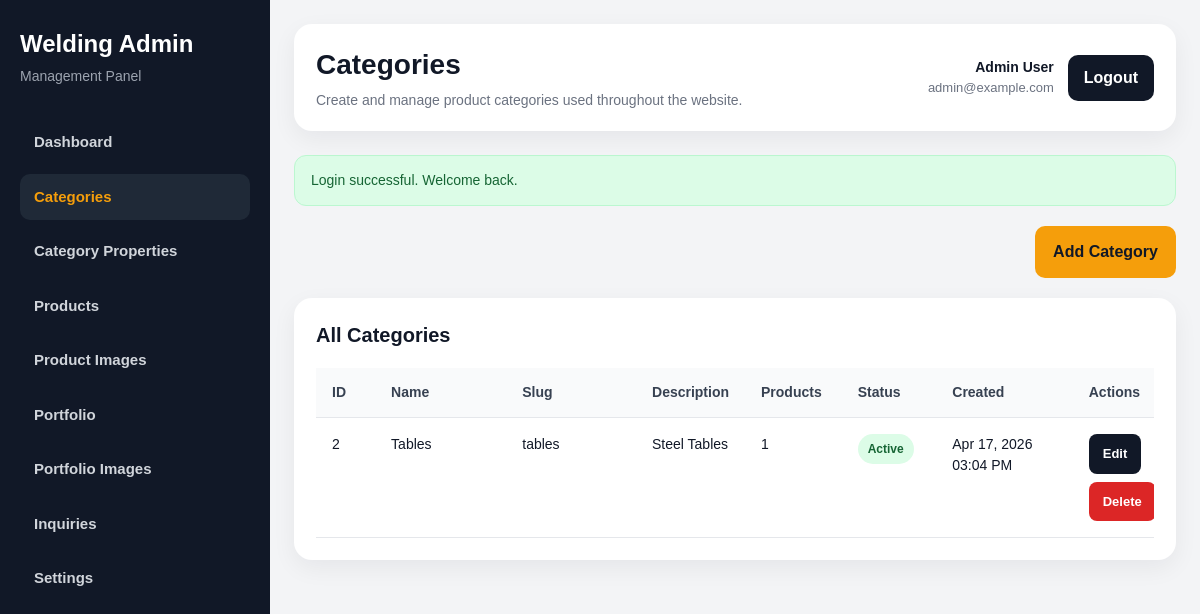
Screenshot of /admin/categories/index.php (signed in) with the database file from the repository.
### tables this page shows
CREATE TABLE `categories` (
  `id` int NOT NULL,
  `name` varchar(150) NOT NULL,
  `slug` varchar(180) NOT NULL,
  `description` text,
  `status` tinyint(1) DEFAULT '1',
  `created_at` timestamp NULL DEFAULT CURRENT_TIMESTAMP
);

### includes/functions.php (called while the page is built, shortened)
<?php
function e($value): string
{
    return htmlspecialchars((string)($value ?? ''), ENT_QUOTES, 'UTF-8');
}
function get_flash(string $key): ?string
{
    if (!isset($_SESSION['flash'][$key])) {
        return null;
    }
    $message = $_SESSION['flash'][$key];
    return $message;
}
function generate_csrf_token(): string
{
    return $_SESSION['csrf_token'];
}
function format_datetime(?string $datetime): string
{
    return date('M d, Y h:i A', strtotime($datetime));
}

### admin/includes/auth.php (called while the page is built, shortened)
<?php
require_once __DIR__ . '/../../includes/db.php';
require_once __DIR__ . '/../../includes/functions.php';
$stmt = $pdo->prepare("SELECT id, full_name, email, created_at FROM admins WHERE id = ? LIMIT 1");
$stmt->execute([$_SESSION['admin_id']]);
$admin = $stmt->fetch();

### admin/categories/index.php (the view, shortened to what this page needs)
<?php
require_once __DIR__ . '/../includes/auth.php';
$pageHeading = 'Categories';
$pageSubheading = 'Create and manage product categories used throughout the website.';
$successMessage = get_flash('success');
$stmt = $pdo->query("
    SELECT c.*,
           (SELECT COUNT(*) FROM products p WHERE p.category_id = c.id) AS product_count
    FROM categories c
    ORDER BY c.id DESC
");
$categories = $stmt->fetchAll();
require_once __DIR__ . '/../includes/header.php';
?>
<div class="admin-layout">
    <?php require_once __DIR__ . '/../includes/sidebar.php'; ?>
    <main class="admin-main">
        <?php require_once __DIR__ . '/../includes/topbar.php'; ?>
        <?php if ($successMessage): ?>
            <div class="alert alert-success"><?php echo e($successMessage); ?></div>
        <?php endif; ?>
        <div class="page-actions">
            <a href="<?php echo ADMIN_URL; ?>categories/create.php" class="btn btn-primary">Add Category</a>
        </div>
        <section class="content-card">
            <div class="content-card-header">
                <h3>All Categories</h3>
            </div>
            <?php if (!empty($categories)): ?>
                <div class="table-wrap">
                    <table class="admin-table">
                        <thead>
                            <tr>
                                <th width="70">ID</th>
                                <th width="180">Name</th>
                                <th width="180">Slug</th>
                                <th>Description</th>
                                <th width="100">Products</th>
                                <th width="100">Status</th>
                                <th width="180">Created</th>
                                <th width="180">Actions</th>
                            </tr>
                        </thead>
                        <tbody>
                            <?php foreach ($categories as $category): ?>
                                <tr>
                                    <td><?php echo e($category['id']); ?></td>
                                    <td><?php echo e($category['name']); ?></td>
                                    <td><?php echo e($category['slug']); ?></td>
                                    <td><?php echo e($category['description'] ?: '-'); ?></td>
                                    <td><?php echo e($category['product_count']); ?></td>
                                    <td>
                                        <?php if ((int)$category['status'] === 1): ?>
                                            <span class="status-badge active">Active</span>
                                        <?php else: ?>
                                            <span class="status-badge inactive">Inactive</span>
                                        <?php endif; ?>
                                    </td>
                                    <td><?php echo e(format_datetime($category['created_at'])); ?></td>
                                    <td>
                                        <div class="action-group">
                                            <a href="<?php echo ADMIN_URL; ?>categories/edit.php?id=<?php echo (int)$category['id']; ?>" class="btn btn-dark btn-sm">
                                                Edit
                                            </a>
                                            <a href="<?php echo ADMIN_URL; ?>categories/delete.php?id=<?php echo (int)$category['id']; ?>&csrf_token=<?php echo e(generate_csrf_token()); ?>"
                                               class="btn btn-danger btn-sm"
                                               onclick="return confirm('Are you sure you want to delete this category?');">
                                                Delete
                                            </a>
                                        </div>
                                    </td>
                                </tr>
                            <?php endforeach; ?>
                        </tbody>
                    </table>
                </div>
            <?php else: ?>
                <div class="empty-state">
                    <p>No categories found yet.</p>
                </div>
            <?php endif; ?>
        </section>
    </main>
</div>
<?php require_once __DIR__ . '/../includes/footer.php'; ?>

### admin/includes/topbar.php (shortened to what this page needs)
<header class="admin-topbar">
    <div class="topbar-left">
        <div class="topbar-left-text">
            <h1><?php echo e($pageHeading ?? 'Dashboard'); ?></h1>
            <p><?php echo e($pageSubheading ?? 'Welcome to the admin panel.'); ?></p>
        </div>
    </div>
    <div class="topbar-right">
        <div class="admin-user-box">
            <span class="admin-user-name"><?php echo e($admin['full_name']); ?></span>
            <span class="admin-user-email"><?php echo e($admin['email']); ?></span>
        </div>
        <a class="logout-btn" href="<?php echo ADMIN_URL; ?>logout.php">Logout</a>
    </div>
</header>

### assets/css/admin/shared.css (style rules this page uses)
* { box-sizing: border-box; margin: 0; padding: 0; }
html, body { min-height: 100%; }
body { font-family: Arial, sans-serif; background: #f3f4f6; color: #111827; line-height: 1.5; overflow-x: hidden; }
a { text-decoration: none; }
.alert { padding: 14px 16px; border-radius: 12px; margin-bottom: 20px; font-size: 14px; }
.alert-success { background: #dcfce7; color: #166534; border: 1px solid #bbf7d0; }
.btn { display: inline-flex; align-items: center; justify-content: center; border: none; border-radius: 10px; cursor: pointer; text-decoration: none; font-weight: 700; transition: 0.2s ease; }
.btn-primary { background: #f59e0b; color: #111827; padding: 14px 18px; }
.admin-layout { display: flex; min-height: 100vh; }
.admin-main { flex: 1; min-width: 0; padding: 24px; overflow: visible; }
.admin-topbar { display: flex; justify-content: space-between; align-items: center; gap: 20px; margin-bottom: 24px; background: #ffffff; border-radius: 18px; padding: 20px 22px; box-shadow: 0 8px 24px rgba(17, 24, 39, 0.06); position: sticky; top: 24px; z-index: 100; }
.topbar-left { display: flex; align-items: center; gap: 14px; }
.topbar-left-text h1 { font-size: 28px; margin-bottom: 4px; }
.topbar-left-text p { color: #6b7280; font-size: 14px; }
.topbar-right { display: flex; align-items: center; gap: 14px; }
.admin-user-box { display: flex; flex-direction: column; text-align: right; }
.admin-user-name { font-weight: 700; font-size: 14px; }
.admin-user-email { color: #6b7280; font-size: 13px; }
.logout-btn { display: inline-flex; align-items: center; justify-content: center; background: #111827; color: #ffffff; padding: 11px 16px; border-radius: 10px; font-weight: 700; transition: 0.2s ease; }

### assets/css/admin/categories.css (style rules this page uses)
.page-actions { display: flex; justify-content: flex-end; margin-bottom: 20px; }
.content-card { background: #ffffff; border-radius: 18px; padding: 22px; box-shadow: 0 8px 24px rgba(17, 24, 39, 0.06); }
.content-card-header { margin-bottom: 18px; }
.content-card-header h3 { font-size: 20px; color: #111827; }
.table-wrap { width: 100%; overflow-x: auto; }
.admin-table { width: 100%; min-width: 900px; border-collapse: collapse; }
.admin-table thead th { background: #f9fafb; color: #374151; text-align: left; padding: 14px 16px; font-size: 14px; border-bottom: 1px solid #e5e7eb; }
.admin-table tbody td { padding: 16px; font-size: 14px; border-bottom: 1px solid #e5e7eb; vertical-align: top; }
.status-badge { display: inline-flex; align-items: center; justify-content: center; padding: 6px 10px; border-radius: 999px; font-size: 12px; font-weight: 700; }
.status-badge.active { background: #dcfce7; color: #166534; }
.action-group { display: flex; gap: 8px; flex-wrap: wrap; }
.btn-dark { background: #111827; color: #ffffff; padding: 12px 16px; }
.btn-danger { background: #dc2626; color: #ffffff; padding: 12px 16px; }
.btn-sm { padding: 10px 14px; font-size: 13px; border-radius: 8px; }

### rows the page displays
categories: id "2", name "Tables", slug "tables", description "Steel Tables", product_count "1", status "Active", created_at "Apr 17, 2026 03:04 PM"

### other values shown
$pageHeading "Categories"
$pageSubheading "Create and manage product categories used throughout the website."
$admin['full_name'] "Admin User"
$admin['email'] "admin@example.com"
$successMessage "Login successful. Welcome back."
